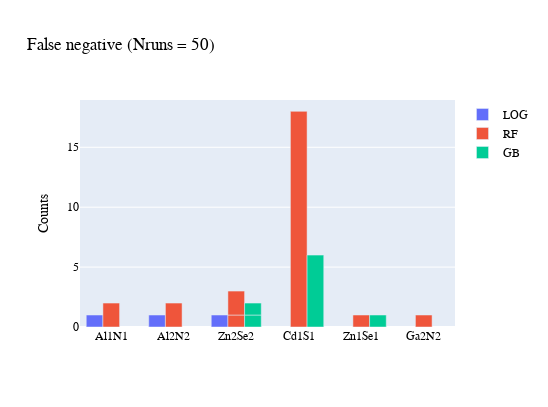

The cell this chart's notebook holds for it:
### Markdown cell above
## Precision and recall metrics

### Code cell
visualize.plot_confusion_metrics(SupervisedModels, prettyNames, trainingData, k = numberSplits, n = numberRuns, abbreviations=prettyNames)

### Figure 1 — Plotly figure (JSON) as saved in the notebook; plotly's stock layout.template omitted (floating-point values rounded to 4 significant figures)
{"data": [{"name": "LOG ", "type": "bar", "x": ["Al1N1", "Al2N2", "Zn2Se2"], "y": [1, 1, 1]}, {"name": "RF ", "type": "bar", "x": ["Cd1S1", "Zn2Se2", "Zn1Se1", "Al1N1", "Al2N2", "Zn2Se2", "Ga2N2"], "y": [18, 1, 1, 2, 2, 2, 1]}, {"name": "GB ", "type": "bar", "x": ["Cd1S1", "Zn2Se2", "Zn1Se1", "Zn2Se2"], "y": [6, 1, 1, 1]}], "layout": {"autosize": false, "barmode": "group", "font": {"color": "Black", "family": "Palatino", "size": 12}, "height": 407.3, "title": {"text": "False negative (Nruns = 50)"}, "width": 548.2, "yaxis": {"title": {"text": "Counts"}}}}
